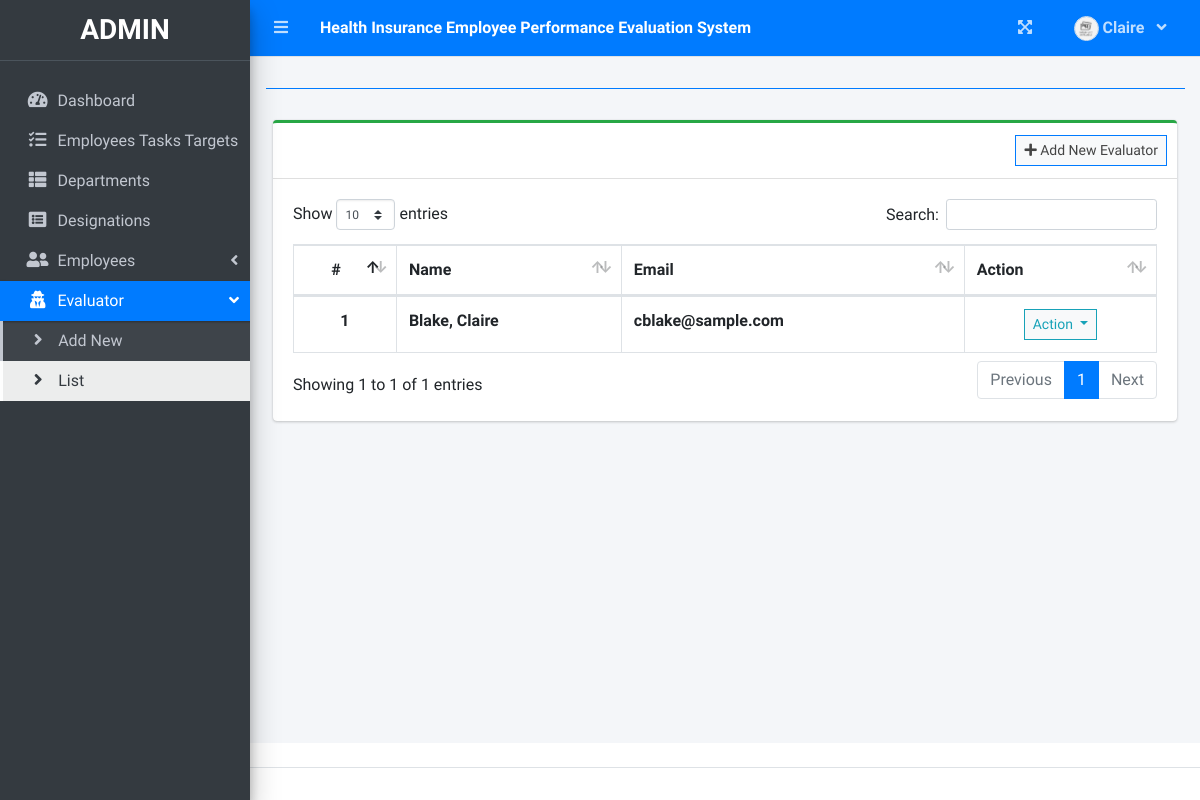
Page /index.php?page=evaluator_list (signed in) on the earlier database version.
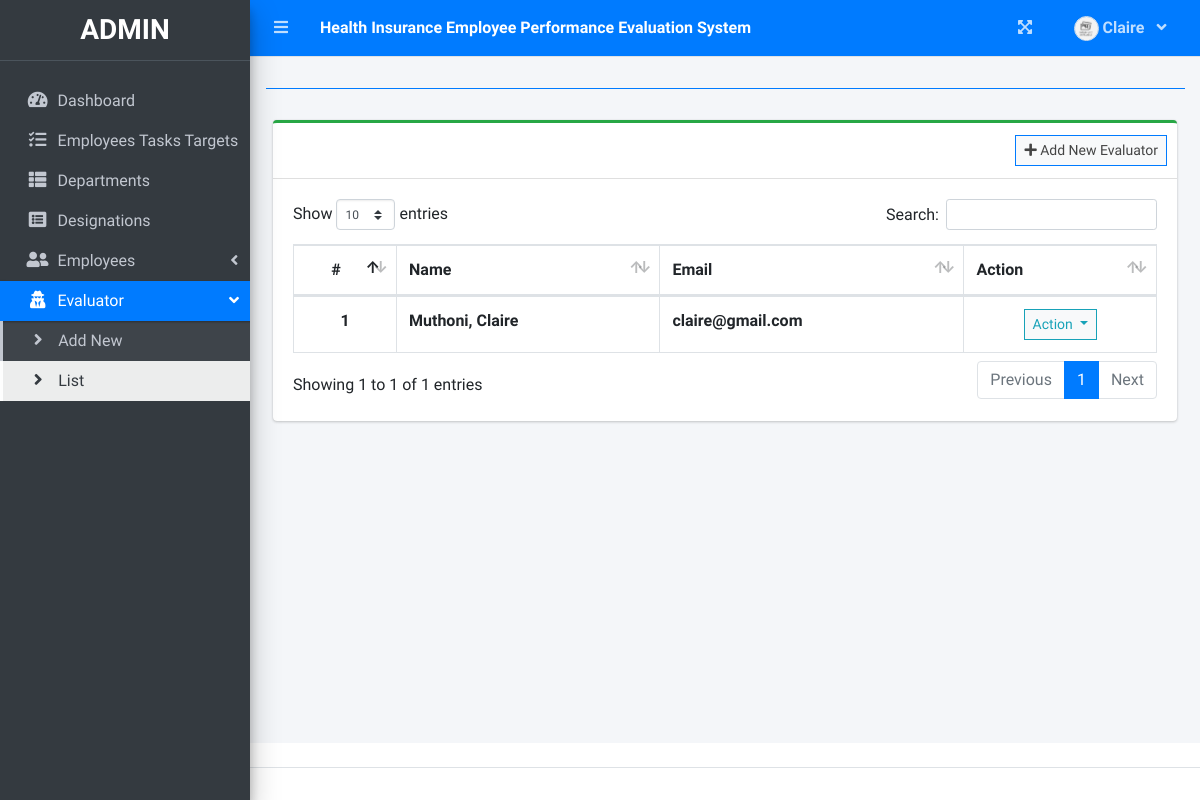
Same page on the later database version.
### tables this page shows
CREATE TABLE `evaluator_list` (
  `id` int(30) NOT NULL,
  `employee_id` varchar(50) NOT NULL,
  `firstname` varchar(200) NOT NULL,
  `middlename` varchar(200) NOT NULL,
  `lastname` varchar(200) NOT NULL,
  `email` varchar(200) NOT NULL,
  `password` text NOT NULL,
  `avatar` text DEFAULT NULL,
  `date_created` datetime NOT NULL DEFAULT current_timestamp()
);

### evaluator_list.php (the view, shortened to what this page needs)
<?php include'db_connect.php' ?>
<div class="col-lg-12">
	<div class="card card-outline card-success">
		<div class="card-header">
			<div class="card-tools">
				<a class="btn btn-block btn-sm btn-default btn-flat border-primary" href="./index.php?page=new_evaluator"><i class="fa fa-plus"></i> Add New Evaluator</a>
			</div>
		</div>
		<div class="card-body">
			<table class="table tabe-hover table-bordered" id="list">
				<thead>
					<tr>
						<th class="text-center">#</th>
						<th>Name</th>
						<th>Email</th>
						<th>Action</th>
					</tr>
				</thead>
				<tbody>
					<?php
					$i = 1;
					$qry = $conn->query("SELECT *,concat(lastname,', ',firstname,' ',middlename) as name FROM evaluator_list order by concat(lastname,', ',firstname,' ',middlename) asc");
					while($row= $qry->fetch_assoc()):
					?>
					<tr>
						<th class="text-center"><?php echo $i++ ?></th>
						<td><b><?php echo ucwords($row['name']) ?></b></td>
						<td><b><?php echo $row['email'] ?></b></td>
						<td class="text-center">
							<button type="button" class="btn btn-default btn-sm btn-flat border-info wave-effect text-info dropdown-toggle" data-toggle="dropdown" aria-expanded="true">
		                      Action
		                    </button>
						</td>
					</tr>
				<?php endwhile; ?>
				</tbody>
			</table>
		</div>
	</div>
</div>

### sidebar.php (shortened to what this page needs)
<aside class="main-sidebar sidebar-dark-primary elevation-4">
  <div class="dropdown">
 	<a href="./" class="brand-link">
      <?php if($_SESSION['login_type'] == 2): ?>
      <h3 class="text-center p-0 m-0"><b>ADMIN</b></h3>
      <?php elseif($_SESSION['login_type'] == 1): ?>
      <h3 class="text-center p-0 m-0"><b>Evaluator</b></h3>
       <?php else: ?>
      <h3 class="text-center p-0 m-0"><b>Employee</b></h3>
      <?php endif; ?>
  </a>
  </div>
  <div class="sidebar pb-4 mb-4">
    <nav class="mt-2">
      <ul class="nav nav-pills nav-sidebar flex-column nav-flat" data-widget="treeview" role="menu" data-accordion="false">
       <li class="nav-item dropdown" style="margin-top: 20px;">
          <a href="./" class="nav-link nav-home">
            <i class="nav-icon fas fa-tachometer-alt"></i>
            <p>
              Dashboard
            </p>
          </a>
        </li>
        <li class="nav-item dropdown">
          <a href="./index.php?page=task_list" class="nav-link nav-task_list">
            <i class="nav-icon fas fa-tasks"></i>
            <p>
              Employees Tasks Targets
            </p>
          </a>
        </li>
        <?php if($_SESSION['login_type'] == 2): ?>
        <li class="nav-item dropdown">
          <a href="./index.php?page=department" class="nav-link nav-department">
            <i class="nav-icon fas fa-th-list"></i>
            <p>
              Departments
            </p>
          </a>
        </li>
        <li class="nav-item dropdown">
          <a href="./index.php?page=designation" class="nav-link nav-designation">
            <i class="nav-icon fas fa-list-alt"></i>
            <p>
              Designations
            </p>
          </a>
        </li>
        <li class="nav-item">
          <a href="#" class="nav-link nav-edit_employee">
            <i class="nav-icon fas fa-user-friends"></i>
            <p>
              Employees
              <i class="right fas fa-angle-left"></i>
            </p>
          </a>
        </li>
        <li class="nav-item">
          <a href="#" class="nav-link nav-edit_evaluator">
            <i class="nav-icon fas fa-user-secret"></i>
            <p>
              Evaluator
              <i class="right fas fa-angle-left"></i>
            </p>
          </a>
          <ul class="nav nav-treeview">
            <li class="nav-item">
              <a href="./index.php?page=new_evaluator" class="nav-link nav-new_evaluator tree-item">
                <i class="fas fa-angle-right nav-icon"></i>
                <p>Add New</p>
              </a>
            </li>
            <li class="nav-item">
              <a href="./index.php?page=evaluator_list" class="nav-link nav-evaluator_list tree-item">
                <i class="fas fa-angle-right nav-icon"></i>
                <p>List</p>
              </a>
            </li>
          </ul>
        </li>
      <?php endif; ?>
      </ul>
    </nav>
  </div>
</aside>

Differences in the rows shown:
changed evaluator_list: name "Blake, Claire" → "Muthoni, Claire"; email "cblake@sample.com" → "claire@gmail.com"
